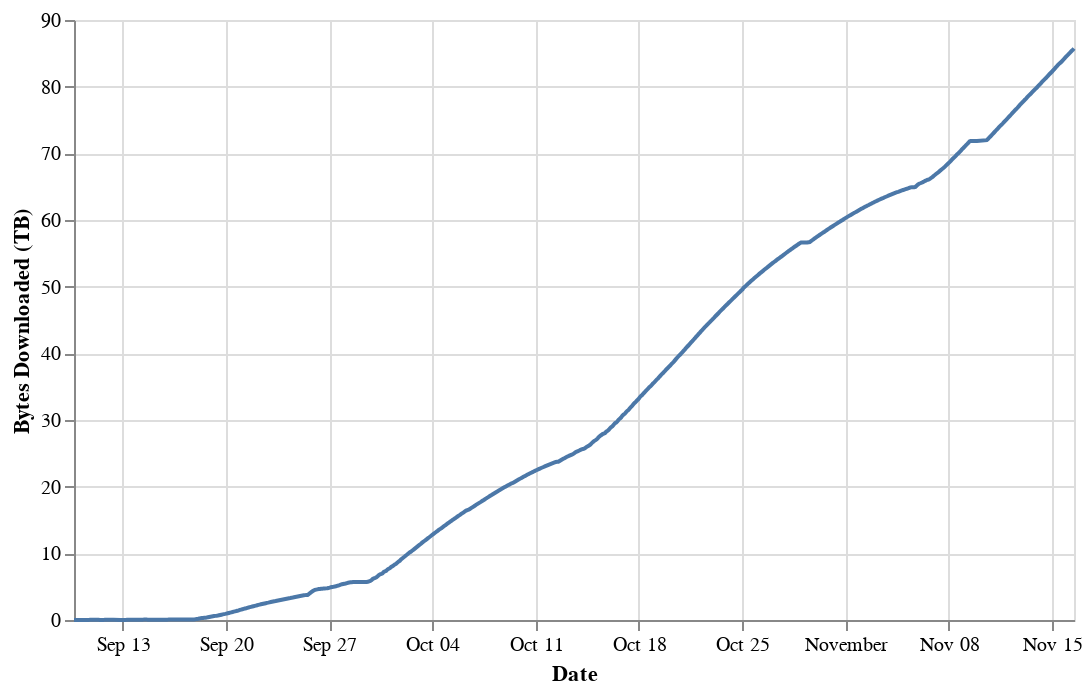

Here is the notebook cell this chart was saved with:
### Code cell
import altair as alt

alt.Chart(dfb).mark_line().encode(
    alt.X('Time:T', title='Date'),
    alt.Y('tb:Q', title='Bytes Downloaded (TB)')
).properties(
    width=500,
    height=300
)

### Figure 1 — Vega-Lite specification as saved in the notebook (floating-point values rounded to 4 significant figures; data arrays with more than 128 entries replaced by an {"elided": "..."} marker saying what was removed)
{"config": {"view": {"continuousWidth": 400, "continuousHeight": 300}}, "data": {"name": "data-0e88c1f2688684c18cb1eec5c3d8d5b8"}, "mark": "line", "encoding": {"x": {"type": "temporal", "field": "Time", "title": "Date"}, "y": {"type": "quantitative", "field": "tb", "title": "Bytes Downloaded (TB)"}}, "height": 300, "width": 500, "$schema": "https://vega.github.io/schema/vega-lite/v4.8.1.json", "datasets": {"data-0e88c1f2688684c18cb1eec5c3d8d5b8": {"elided": "783 records"}}}
